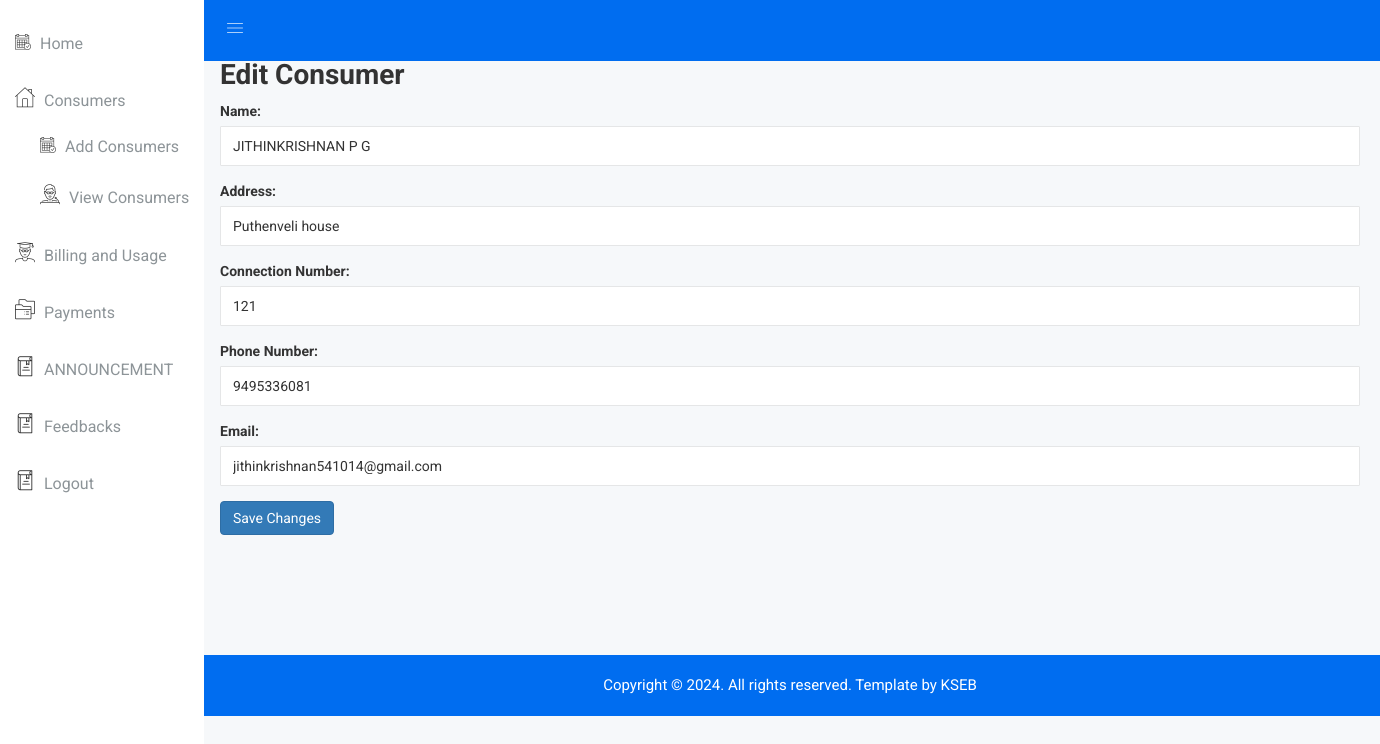
Page /KSEB/edit_consumer/1/ on the committed database.
### Admin/models.py (models this page shows, shortened)
class ElectricityConsumer(models.Model):
    id=models.AutoField(primary_key=True)
    name = models.CharField(max_length=100)
    address = models.CharField(max_length=200)
    connection_number = models.CharField(max_length=20, unique=True)
    phone_number = models.CharField(max_length=15)
    email = models.EmailField(blank=True, null=True)
    office_id=models.ForeignKey(KSEBOffice,on_delete=models.CASCADE)
    connection_date = models.DateField(auto_now_add=True)
    status=models.IntegerField()
    lastupdate=models.DateTimeField(auto_now=True)
    password=models.CharField(max_length=26)

### KSEB/views.py (the view, shortened to what this page needs)
# urls.py: path('edit_consumer/<int:consumer_id>/', views.edit_consumer, name='edit_consumer'),
def edit_consumer(request, consumer_id):
    consumer = ElectricityConsumer.objects.get(id=consumer_id)
    return render(request, 'KSEB/edit_consumer.html', {'consumer': consumer})

### templates/KSEB/edit_consumer.html (shortened to what this page needs)
{% extends "KSEB/index.html" %}
{% block content %}
<div class="container mt-5">
    <h1>Edit Consumer</h1>
    <form method="post">
        <div class="form-group">
            <label for="name">Name:</label>
            <input type="text" class="form-control" id="name" name="name" value="{{ consumer.name }}">
        </div>
        <div class="form-group">
            <label for="address">Address:</label>
            <input type="text" class="form-control" id="address" name="address" value="{{ consumer.address }}">
        </div>
        <div class="form-group">
            <label for="connection_number">Connection Number:</label>
            <input type="text" class="form-control" id="connection_number" name="connection_number" value="{{ consumer.connection_number }}">
        </div>
        <div class="form-group">
            <label for="phone_number">Phone Number:</label>
            <input type="text" class="form-control" id="phone_number" name="phone_number" value="{{ consumer.phone_number }}">
        </div>
        <div class="form-group">
            <label for="email">Email:</label>
            <input type="email" class="form-control" id="email" name="email" value="{{ consumer.email }}">
        </div>
        <button type="submit" class="btn btn-primary">Save Changes</button>
    </form>
</div>
<br>
<br>
<br><br>
<br>
<br>
{% endblock %}

### static/css/main.css (style rules this page uses)
html { color: #222; font-size: 1em; line-height: 1.4; }

### rows in the picture
ElectricityConsumer: name "JITHINKRISHNAN P G", address "Puthenveli house", connection_number "121", phone_number "9495336081", email "jithinkrishnan541014@gmail.com"
